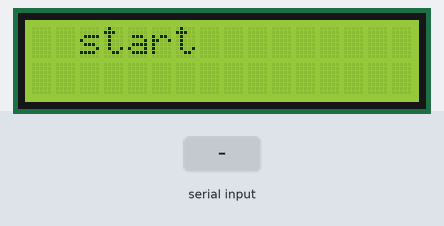
The sketch below on a simulated Arduino Uno, built with avr-gcc and run on an emulated ATmega328P. Shown: 16×2 character LCD. The test bench sets the inputs (shaded band). What the sketch prints to the serial monitor is not drawn.

Above: at 1.2 s.
1.3 s: byte 30 received over Serial
2.8 s: byte 90 received over Serial
At 3.9 s:
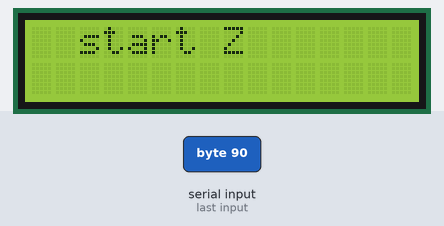
4.3 s: byte 120 received over Serial
At 5.0 s:
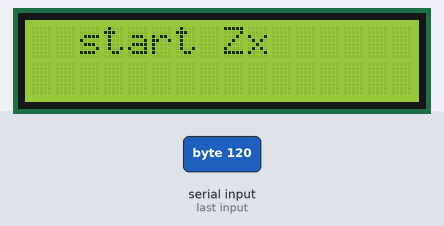
5.8 s: byte 30 received over Serial
7.3 s: byte 90 received over Serial
At 8.5 s:
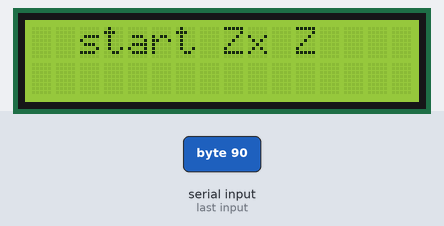
8.8 s: byte 120 received over Serial
At 9.7 s:
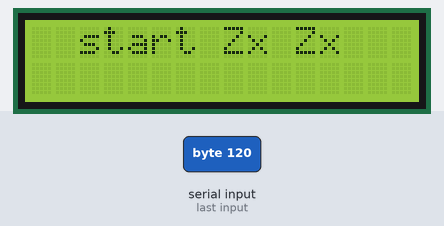
Timing chart, 0 to 11.3 s (numbered marks = the images above; inputs shaded):
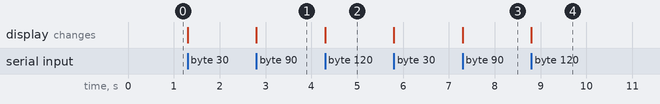

Measured:
- after the input at 2.8 s, the display: changes at once (image 1)
- after the input at 4.3 s, the display: changes at once (image 2)
- after the input at 7.3 s, the display: changes at once (image 3)
- after the input at 8.8 s, the display: changes at once (image 4)

The sketch:

serialtest2.ino
```cpp
#include <stdio.h>
#include <LiquidCrystal.h>

LiquidCrystal lcd(12, 11, 5, 4, 3, 2);

void setup() {
  lcd.begin(16,2);
  lcd.setCursor(2,0);
  Serial.begin(9600);
  lcd.print("start");
}

void loop() {
  while(Serial.available() > 0) {
    char temp = Serial.read();
    lcd.print(temp);
    Serial.print(temp);
  }
}
```
